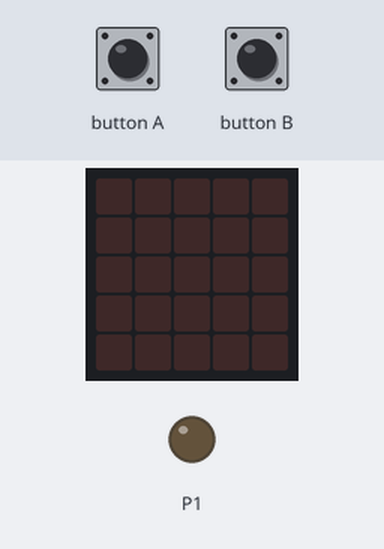
The program below on a simulated BBC micro:bit (MakeCode). On the bench: the board's 5×5 LED display, output pins drawn as LEDs (lit = HIGH). Inputs (shaded band) come from the test bench.

Above: at 1.2 s.
1.3 s: button A pressed for 0.15 s
At 1.9 s:
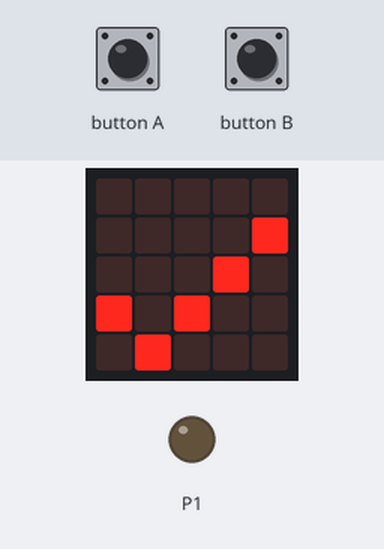
At 3.0 s:
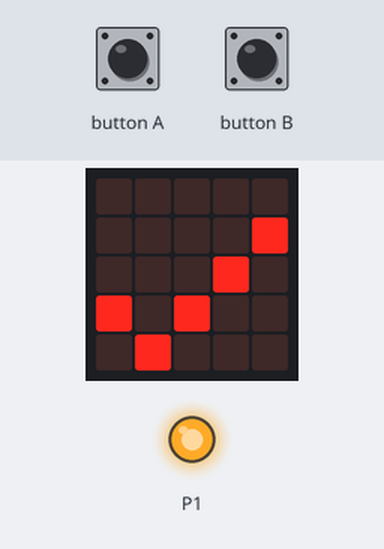
Timing chart, 0 to 8.6 s (numbered marks = the images above; inputs shaded):
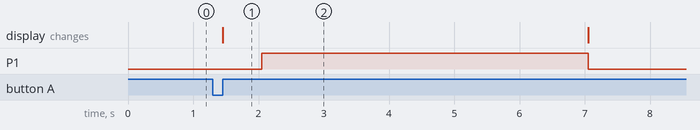

The program:

main.ts
```typescript
input.onButtonPressed(Button.A, function () {
    activarBombaPotable()
})
function activarBombaNoPotable () {
    basic.showIcon(IconNames.No)
    pins.digitalWritePin(DigitalPin.P2, 1)
    basic.pause(5000)
    pins.digitalWritePin(DigitalPin.P2, 0)
    basic.clearScreen()
}
input.onButtonPressed(Button.B, function () {

})
radio.onReceivedValue(function (name, value) {
    if (name == "conductividad") {
        if (value < 50) {
            activarBombaPotable()
        } else {
            activarBombaNoPotable()
        }
    }
})
function activarBombaPotable () {
    basic.showIcon(IconNames.Yes)
    pins.digitalWritePin(DigitalPin.P1, 1)
    basic.pause(5000)
    pins.digitalWritePin(DigitalPin.P1, 0)
    basic.clearScreen()
}
radio.setGroup(1)
```

test.ts
```typescript
// aquí va el archivo "tests"; esto no se compilará cuando este paquete se utilice como una extensión.
```

Measured:
- after the input at 1.3 s, P1: LOW → HIGH after 0.75 s, → LOW 5.0 s later; the display: changes after 0.15 s (image 1)
